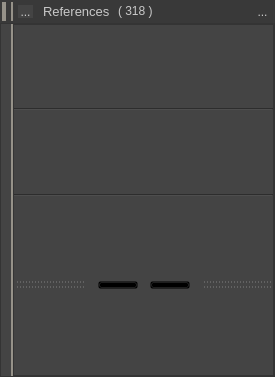
<?xml version="1.0" encoding="UTF-8"?>
<ui version="4.0">
 <class>ExpandableTabs</class>
 <widget class="QWidget" name="ExpandableTabs">
  <property name="geometry">
   <rect>
    <x>0</x>
    <y>0</y>
    <width>275</width>
    <height>377</height>
   </rect>
  </property>
  <property name="windowTitle">
   <string>Form</string>
  </property>
  <property name="styleSheet">
   <string notr="true">QWidget {
	background-color: rgb(68, 68, 68);
    color: rgb(200, 200, 200);
    selection-background-color: rgb(126, 126, 126);
    selection-color: rgb(250, 250, 250);
    outline: 0;
}
QWidget:item {
    background-color: transparent;
}
QWidget:item:hover {
    background-color: rgba(150, 146, 137, 15);
    color: rgb(250, 250, 250);
}
QWidget:item:selected {
    background-color: rgb(150, 146, 137);
    color: rgb(43, 43, 43);
}
QPushButton:hover {
    color: rgb(250, 250, 250);
    background-color: rgb(108, 108, 108);
 }


/* QMenu ------------------------------------------------------------------ */

QMenu {
    border: 1px solid rgb(68, 68, 68);
    background-color: rgb(43, 43, 43);
    padding: 1px;
}
QMenu::separator {
    height: 1px;
    background-color: rgb(92, 92, 92);
    color: rgb(200, 200, 200);
    padding-left: 2px;
    margin-left: 0px;
    margin-right: 0px;
}
QMenu::item {
    padding: 4px;
    padding-left: 16px;
    padding-right: 16px;
    background-color: rgb(68, 68, 68);
}
QMenu::indicator {
    padding: 6px;
    margin: -1px;
	width: 13px;
	height: 13px;
    background-color: rgb(57, 57, 57);
}
QMenu::icon {
    padding: 4px;
    margin: 0px;
	width: 18px;
	height: 18px;
    background-color: rgb(57, 57, 57);
}
QMenu::indicator:non-exclusive:checked {
    image: url(:/resources/checkbox_checked.svg);
}
QMenu::indicator:non-exclusive:unchecked {
    image: url(:/resources/checkbox.svg);
}

QLineEdit,
QAbstractSpinBox,
QTextEdit {
    background-color: rgb(43, 43, 43);
/*
    border: 2px solid rgb(43, 43, 43);
    border-radius: 3px;
    color: rgb(200, 200, 200);
    padding: 1px;
    margin-top: 0px;
    padding-left: 0px;
*/
}

/* QSlider ---------------------------------------------------------------- */
QSlider::add-page:horizontal, 
QSlider::sub-page:horizontal,
QSlider::add-page:vertical, 
QSlider::sub-page:vertical {
    background: rgb(43, 43, 43);
}
QSlider::add-page:vertical, 
QSlider::sub-page:vertical {
    margin-left: 4px;
    margin-right: 4px;
}
QSlider::add-page:horizontal, 
QSlider::sub-page:horizontal {
    margin-top: 4px;
    margin-bottom: 4px;
}
QSlider::handle:vertical {
    background: #787878;
    border: 2px solid rgb(43, 43, 43);
    width: 8px;
    height: 6px;
    margin: 0 -8px;
    border-radius: 4px;
}
QSlider::handle:horizontal {
    background: #787878;
    border: 2px solid rgb(43, 43, 43);
    margin: -8px 0;
	width: 6px;
	height: 8px;
    border-radius: 4px;
}
QSlider::groove {
    background: rgb(43, 43, 43);
    border: 1px solid rgb(68, 68, 68);
    border-radius: 4px;
    margin: 0px;
}
QSlider::groove:horizontal {
    height: 4px;
}
QSlider::groove:vertical {
    width: 4px;
}
QSlider::sub-page:vertical:disabled, 
QSlider::sub-page:horizontal:disabled {
    background: #14506E;
}

</string>
  </property>
  <layout class="QVBoxLayout" name="verticalLayout">
   <property name="spacing">
    <number>0</number>
   </property>
   <property name="leftMargin">
    <number>0</number>
   </property>
   <property name="topMargin">
    <number>0</number>
   </property>
   <property name="rightMargin">
    <number>0</number>
   </property>
   <property name="bottomMargin">
    <number>0</number>
   </property>
   <item>
    <widget class="QFrame" name="HeaderFrame">
     <property name="sizePolicy">
      <sizepolicy hsizetype="Preferred" vsizetype="Fixed">
       <horstretch>0</horstretch>
       <verstretch>0</verstretch>
      </sizepolicy>
     </property>
     <property name="focusPolicy">
      <enum>Qt::ClickFocus</enum>
     </property>
     <property name="autoFillBackground">
      <bool>false</bool>
     </property>
     <property name="styleSheet">
      <string notr="true">QFrame{
    background-color: rgb(57, 57, 57);
   /* background-color: qlineargradient(y1: 1, y2: -.5, stop: 0 rgb(55, 105, 140), stop: 0.20 rgb(68, 68, 68));*/

   /* border: 1px solid rgb(43,43,43);*/
    border: 2px solid rgb(57,57,57);

}</string>
     </property>
     <property name="frameShape">
      <enum>QFrame::StyledPanel</enum>
     </property>
     <property name="frameShadow">
      <enum>QFrame::Raised</enum>
     </property>
     <layout class="QHBoxLayout" name="horizontalLayout_5">
      <property name="spacing">
       <number>0</number>
      </property>
      <property name="leftMargin">
       <number>0</number>
      </property>
      <property name="topMargin">
       <number>0</number>
      </property>
      <property name="rightMargin">
       <number>0</number>
      </property>
      <property name="bottomMargin">
       <number>0</number>
      </property>
      <item>
       <widget class="QFrame" name="dockTitleWidgets">
        <property name="styleSheet">
         <string notr="true">border: none;</string>
        </property>
        <property name="frameShape">
         <enum>QFrame::StyledPanel</enum>
        </property>
        <property name="frameShadow">
         <enum>QFrame::Raised</enum>
        </property>
        <layout class="QHBoxLayout" name="horizontalLayout_7">
         <property name="spacing">
          <number>9</number>
         </property>
         <property name="leftMargin">
          <number>0</number>
         </property>
         <property name="topMargin">
          <number>0</number>
         </property>
         <property name="rightMargin">
          <number>0</number>
         </property>
         <property name="bottomMargin">
          <number>0</number>
         </property>
        </layout>
       </widget>
      </item>
      <item>
       <layout class="QHBoxLayout" name="horizontalLayout">
        <property name="spacing">
         <number>5</number>
        </property>
        <item>
         <widget class="Line" name="styledLine_1">
          <property name="minimumSize">
           <size>
            <width>4</width>
            <height>0</height>
           </size>
          </property>
          <property name="styleSheet">
           <string notr="true">QFrame {
    background-color: rgb(150, 146, 137);
	border: none;
}</string>
          </property>
          <property name="frameShadow">
           <enum>QFrame::Plain</enum>
          </property>
          <property name="lineWidth">
           <number>0</number>
          </property>
          <property name="midLineWidth">
           <number>0</number>
          </property>
          <property name="orientation">
           <enum>Qt::Vertical</enum>
          </property>
         </widget>
        </item>
        <item>
         <widget class="Line" name="styledLine_2">
          <property name="minimumSize">
           <size>
            <width>2</width>
            <height>0</height>
           </size>
          </property>
          <property name="maximumSize">
           <size>
            <width>2</width>
            <height>16777215</height>
           </size>
          </property>
          <property name="styleSheet">
           <string notr="true">QFrame {
    background-color: rgb(150, 146, 137);
	border: none;
}</string>
          </property>
          <property name="frameShadow">
           <enum>QFrame::Plain</enum>
          </property>
          <property name="lineWidth">
           <number>0</number>
          </property>
          <property name="midLineWidth">
           <number>0</number>
          </property>
          <property name="orientation">
           <enum>Qt::Vertical</enum>
          </property>
         </widget>
        </item>
        <item>
         <widget class="QToolButton" name="iconButton">
          <property name="focusPolicy">
           <enum>Qt::NoFocus</enum>
          </property>
          <property name="styleSheet">
           <string notr="true">padding: -2px;
margin-right: 4px;
border: none;</string>
          </property>
          <property name="text">
           <string>...</string>
          </property>
          <property name="icon">
           <iconset resource="../../relic_resources.qrc">
            <normaloff>:/resources/icons/references.svg</normaloff>:/resources/icons/references.svg</iconset>
          </property>
          <property name="iconSize">
           <size>
            <width>24</width>
            <height>24</height>
           </size>
          </property>
         </widget>
        </item>
       </layout>
      </item>
      <item>
       <layout class="QHBoxLayout" name="horizontalLayout_2">
        <property name="spacing">
         <number>6</number>
        </property>
        <property name="leftMargin">
         <number>6</number>
        </property>
        <property name="topMargin">
         <number>0</number>
        </property>
        <property name="rightMargin">
         <number>6</number>
        </property>
        <property name="bottomMargin">
         <number>0</number>
        </property>
        <item>
         <widget class="QLabel" name="nameLabel">
          <property name="font">
           <font>
            <pointsize>10</pointsize>
           </font>
          </property>
          <property name="styleSheet">
           <string notr="true">border:none;</string>
          </property>
          <property name="frameShape">
           <enum>QFrame::NoFrame</enum>
          </property>
          <property name="frameShadow">
           <enum>QFrame::Sunken</enum>
          </property>
          <property name="text">
           <string>References</string>
          </property>
         </widget>
        </item>
        <item>
         <widget class="QSpinBox" name="countSpinBox">
          <property name="focusPolicy">
           <enum>Qt::NoFocus</enum>
          </property>
          <property name="styleSheet">
           <string notr="true">background-color: rgb(57, 57, 57);
border:none;</string>
          </property>
          <property name="readOnly">
           <bool>true</bool>
          </property>
          <property name="buttonSymbols">
           <enum>QAbstractSpinBox::NoButtons</enum>
          </property>
          <property name="suffix">
           <string> )</string>
          </property>
          <property name="prefix">
           <string>( </string>
          </property>
          <property name="maximum">
           <number>999999</number>
          </property>
          <property name="value">
           <number>318</number>
          </property>
         </widget>
        </item>
        <item>
         <spacer name="horizontalSpacer_4">
          <property name="orientation">
           <enum>Qt::Horizontal</enum>
          </property>
          <property name="sizeHint" stdset="0">
           <size>
            <width>20</width>
            <height>10</height>
           </size>
          </property>
         </spacer>
        </item>
       </layout>
      </item>
      <item>
       <widget class="QToolButton" name="checkButton">
        <property name="enabled">
         <bool>true</bool>
        </property>
        <property name="focusPolicy">
         <enum>Qt::NoFocus</enum>
        </property>
        <property name="styleSheet">
         <string notr="true">QToolButton {
    padding: 0px;
    margin: 1px;
    background-color: rgb(57, 57, 57);
	border :none;
}
QToolButton:hover {
    background-color: rgb(92, 92, 92);
    color: rgb(250, 250, 250);
}</string>
        </property>
        <property name="text">
         <string>...</string>
        </property>
        <property name="icon">
         <iconset resource="../../relic_resources.qrc">
          <normaloff>:/resources/icons/blankCubeGrey.svg</normaloff>
          <activeon>:/resources/icons/treeExpandGrey.svg</activeon>:/resources/icons/blankCubeGrey.svg</iconset>
        </property>
        <property name="checkable">
         <bool>true</bool>
        </property>
       </widget>
      </item>
     </layout>
    </widget>
   </item>
   <item>
    <widget class="QFrame" name="ContentFrame">
     <property name="frameShape">
      <enum>QFrame::StyledPanel</enum>
     </property>
     <property name="frameShadow">
      <enum>QFrame::Raised</enum>
     </property>
     <layout class="QHBoxLayout" name="horizontalLayout_3">
      <property name="spacing">
       <number>0</number>
      </property>
      <property name="leftMargin">
       <number>10</number>
      </property>
      <property name="topMargin">
       <number>0</number>
      </property>
      <property name="rightMargin">
       <number>0</number>
      </property>
      <property name="bottomMargin">
       <number>0</number>
      </property>
      <item>
       <widget class="Line" name="styledLine">
        <property name="minimumSize">
         <size>
          <width>2</width>
          <height>0</height>
         </size>
        </property>
        <property name="maximumSize">
         <size>
          <width>2</width>
          <height>16777215</height>
         </size>
        </property>
        <property name="styleSheet">
         <string notr="true">QFrame {
    background-color: rgb(150, 146, 137);
	border: none;
}</string>
        </property>
        <property name="frameShadow">
         <enum>QFrame::Plain</enum>
        </property>
        <property name="lineWidth">
         <number>0</number>
        </property>
        <property name="midLineWidth">
         <number>0</number>
        </property>
        <property name="orientation">
         <enum>Qt::Vertical</enum>
        </property>
       </widget>
      </item>
      <item>
       <widget class="QFrame" name="frame">
        <property name="frameShape">
         <enum>QFrame::StyledPanel</enum>
        </property>
        <property name="frameShadow">
         <enum>QFrame::Raised</enum>
        </property>
        <layout class="QVBoxLayout" name="verticalLayout_2">
         <property name="spacing">
          <number>0</number>
         </property>
         <property name="leftMargin">
          <number>0</number>
         </property>
         <property name="topMargin">
          <number>0</number>
         </property>
         <property name="rightMargin">
          <number>0</number>
         </property>
         <property name="bottomMargin">
          <number>0</number>
         </property>
         <item>
          <widget class="Line" name="line_4">
           <property name="orientation">
            <enum>Qt::Horizontal</enum>
           </property>
          </widget>
         </item>
         <item>
          <widget class="Line" name="line_3">
           <property name="orientation">
            <enum>Qt::Horizontal</enum>
           </property>
          </widget>
         </item>
         <item>
          <widget class="QFrame" name="verticalControl">
           <property name="sizePolicy">
            <sizepolicy hsizetype="Preferred" vsizetype="Fixed">
             <horstretch>0</horstretch>
             <verstretch>0</verstretch>
            </sizepolicy>
           </property>
           <property name="minimumSize">
            <size>
             <width>0</width>
             <height>0</height>
            </size>
           </property>
           <property name="maximumSize">
            <size>
             <width>16777215</width>
             <height>10</height>
            </size>
           </property>
           <property name="styleSheet">
            <string notr="true">QWidget {
background-color: transparent;
}
QWidget:hover {
    background-color: rgb(92, 92, 92);
    border: 1px solid rgb(92, 92, 92);
}
QFrame#verticalControl {
border: 1px solid rgb(68,68,68);
}
</string>
           </property>
           <property name="frameShape">
            <enum>QFrame::Box</enum>
           </property>
           <property name="frameShadow">
            <enum>QFrame::Plain</enum>
           </property>
           <layout class="QHBoxLayout" name="horizontalLayout_4">
            <property name="spacing">
             <number>12</number>
            </property>
            <property name="leftMargin">
             <number>0</number>
            </property>
            <property name="topMargin">
             <number>0</number>
            </property>
            <property name="rightMargin">
             <number>0</number>
            </property>
            <property name="bottomMargin">
             <number>0</number>
            </property>
            <item>
             <widget class="QFrame" name="frame_3">
              <property name="sizePolicy">
               <sizepolicy hsizetype="MinimumExpanding" vsizetype="Preferred">
                <horstretch>0</horstretch>
                <verstretch>0</verstretch>
               </sizepolicy>
              </property>
              <property name="styleSheet">
               <string notr="true">QFrame {
    border-radius: 0px;
	border: 1px dotted gray;	
	margin: 1px;
	margin-left: -1px;
	margin-right: -2px;
}</string>
              </property>
              <property name="frameShape">
               <enum>QFrame::StyledPanel</enum>
              </property>
              <property name="frameShadow">
               <enum>QFrame::Plain</enum>
              </property>
              <property name="lineWidth">
               <number>0</number>
              </property>
              <property name="midLineWidth">
               <number>0</number>
              </property>
             </widget>
            </item>
            <item>
             <widget class="QPushButton" name="pushButton">
              <property name="sizePolicy">
               <sizepolicy hsizetype="Minimum" vsizetype="Minimum">
                <horstretch>0</horstretch>
                <verstretch>0</verstretch>
               </sizepolicy>
              </property>
              <property name="text">
               <string/>
              </property>
              <property name="icon">
               <iconset resource="../../Lib/site-packages/qtshare/resources.qrc">
                <normaloff>:/resources/stylesheet-branch-openup.png</normaloff>:/resources/stylesheet-branch-openup.png</iconset>
              </property>
              <property name="iconSize">
               <size>
                <width>10</width>
                <height>10</height>
               </size>
              </property>
             </widget>
            </item>
            <item>
             <widget class="QPushButton" name="pushButton_2">
              <property name="sizePolicy">
               <sizepolicy hsizetype="Minimum" vsizetype="Minimum">
                <horstretch>0</horstretch>
                <verstretch>0</verstretch>
               </sizepolicy>
              </property>
              <property name="text">
               <string/>
              </property>
              <property name="icon">
               <iconset resource="../../Lib/site-packages/qtshare/resources.qrc">
                <normaloff>:/resources/stylesheet-branch-open.png</normaloff>:/resources/stylesheet-branch-open.png</iconset>
              </property>
              <property name="iconSize">
               <size>
                <width>10</width>
                <height>10</height>
               </size>
              </property>
             </widget>
            </item>
            <item>
             <widget class="QFrame" name="frame_5">
              <property name="sizePolicy">
               <sizepolicy hsizetype="MinimumExpanding" vsizetype="Preferred">
                <horstretch>0</horstretch>
                <verstretch>0</verstretch>
               </sizepolicy>
              </property>
              <property name="styleSheet">
               <string notr="true">QFrame {
    border-radius: 0px;
	border: 1px dotted gray;	
	margin: 1px;
	margin-left: -1px;
	margin-right: -2px;
}</string>
              </property>
              <property name="frameShape">
               <enum>QFrame::StyledPanel</enum>
              </property>
              <property name="frameShadow">
               <enum>QFrame::Plain</enum>
              </property>
             </widget>
            </item>
           </layout>
          </widget>
         </item>
        </layout>
       </widget>
      </item>
     </layout>
    </widget>
   </item>
  </layout>
 </widget>
 <resources>
  <include location="../../relic_resources.qrc"/>
  <include location="../../Lib/site-packages/qtshare/resources.qrc"/>
  <include location="../../Lib/site-packages/qtshare/resources.qrc"/>
 </resources>
 <connections/>
</ui>
